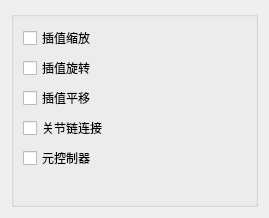
<?xml version="1.0" encoding="UTF-8"?>
<ui version="4.0">
 <class>Form</class>
 <widget class="QWidget" name="Form">
  <property name="geometry">
   <rect>
    <x>0</x>
    <y>0</y>
    <width>269</width>
    <height>218</height>
   </rect>
  </property>
  <property name="windowTitle">
   <string>表单</string>
  </property>
  <layout class="QGridLayout" name="gridLayout">
   <item row="0" column="0">
    <widget class="QGroupBox" name="groupBox">
     <property name="title">
      <string/>
     </property>
     <layout class="QGridLayout" name="gridLayout_2">
      <item row="0" column="0">
       <layout class="QVBoxLayout" name="verticalLayout_4">
        <item>
         <widget class="QCheckBox" name="intScale_checkBox">
          <property name="text">
           <string>插值缩放</string>
          </property>
         </widget>
        </item>
        <item>
         <widget class="QCheckBox" name="intRotation_checkBox">
          <property name="text">
           <string>插值旋转</string>
          </property>
         </widget>
        </item>
        <item>
         <widget class="QCheckBox" name="intTranslation_checkBox">
          <property name="text">
           <string>插值平移</string>
          </property>
         </widget>
        </item>
        <item>
         <widget class="QCheckBox" name="jointChainCnx_checkBox">
          <property name="toolTip">
           <string>&lt;html&gt;&lt;head/&gt;&lt;body&gt;&lt;p&gt;如果勾选，将连接链条中的所有关节；如果取消勾选，每个关节将连接到父组件关节。&lt;/p&gt;&lt;/body&gt;&lt;/html&gt;</string>
          </property>
          <property name="text">
           <string>关节链连接</string>
          </property>
         </widget>
        </item>
        <item>
         <widget class="QCheckBox" name="metaCtl_checkBox">
          <property name="toolTip">
           <string>&lt;html&gt;&lt;head/&gt;&lt;body&gt;&lt;p&gt;如果勾选，将为每个分段创建一个控制器&lt;/p&gt;&lt;/body&gt;&lt;/html&gt;</string>
          </property>
          <property name="text">
           <string>元控制器</string>
          </property>
         </widget>
        </item>
        <item>
         <spacer name="verticalSpacer">
          <property name="orientation">
           <enum>Qt::Vertical</enum>
          </property>
          <property name="sizeHint" stdset="0">
           <size>
            <width>20</width>
            <height>40</height>
           </size>
          </property>
         </spacer>
        </item>
       </layout>
      </item>
     </layout>
    </widget>
   </item>
  </layout>
 </widget>
 <resources/>
 <connections/>
</ui>
